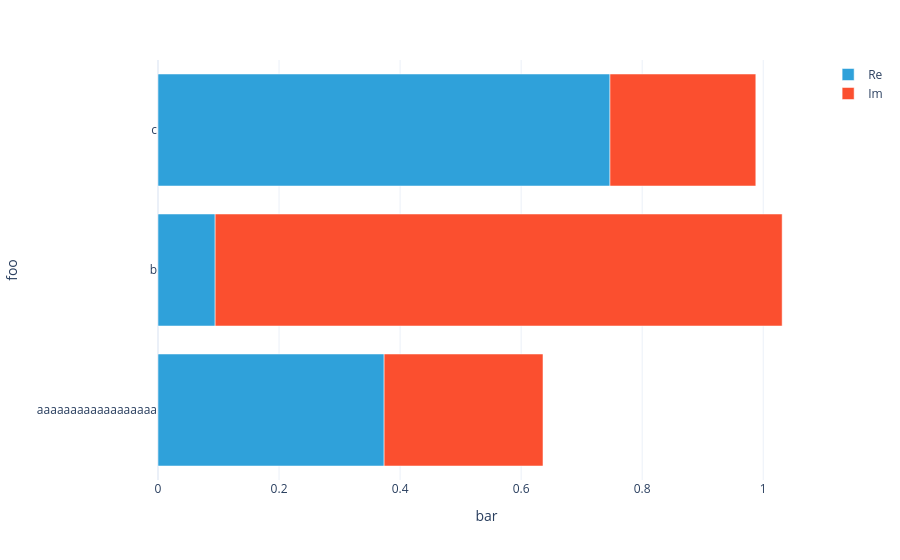

The notebook cell this image was saved under:
### Code cell
(U1 + U2).visualize()

### Figure 1 — Plotly figure (JSON) as saved in the notebook; plotly's stock layout.template omitted (floating-point values rounded to 4 significant figures)
{"data": [{"hovertemplate": "Part=Re<br>bar=%{x}<br>foo=%{y}<extra></extra>", "legendgroup": "Re", "marker": {"color": "#2fa1da", "pattern": {"shape": ""}}, "name": "Re", "orientation": "h", "showlegend": true, "textposition": "auto", "type": "bar", "x": [0.3737, 0.09447, 0.7468], "xaxis": "x", "y": ["aaaaaaaaaaaaaaaaaa", "b", "c"], "yaxis": "y"}, {"hovertemplate": "Part=Im<br>bar=%{x}<br>foo=%{y}<extra></extra>", "legendgroup": "Im", "marker": {"color": "#fb4f2f", "pattern": {"shape": ""}}, "name": "Im", "orientation": "h", "showlegend": true, "textposition": "auto", "type": "bar", "x": [0.2625, 0.9368, 0.241], "xaxis": "x", "y": ["aaaaaaaaaaaaaaaaaa", "b", "c"], "yaxis": "y"}], "layout": {"barmode": "relative", "legend": {"title": {}, "tracegroupgap": 0}, "margin": {"t": 60}, "xaxis": {"anchor": "y", "domain": [0, 1], "title": {"text": "bar"}}, "yaxis": {"anchor": "x", "domain": [0, 1], "title": {"text": "foo"}}}}
